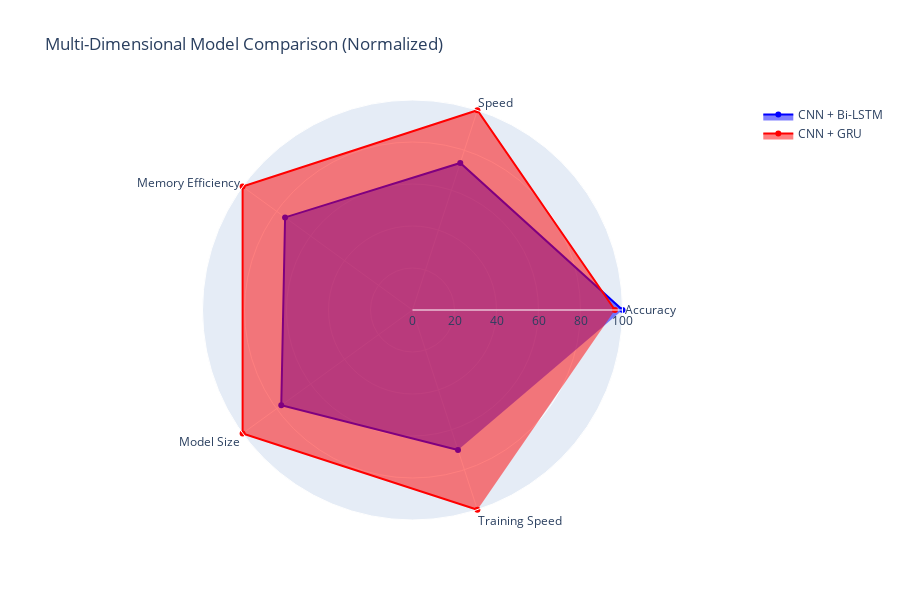

Notebook code cell kept with this figure:
### Code cell
# Radar chart for multi-dimensional comparison
categories = ['Accuracy', 'Speed', 'Memory\nEfficiency', 'Model Size', 'Training\nSpeed']

# Normalize metrics (0-100 scale, higher is better)
bilstm_scores = [
    91.5,  # Accuracy
    (1 / 182) * 1000,  # Speed (inverse of time)
    (1 / 1024) * 1000,  # Memory efficiency
    (1 / 145) * 100,  # Model size efficiency
    (1 / np.mean(history_bilstm['epoch_time'])) * 100  # Training speed
]

gru_scores = [
    88.2,
    (1 / 134) * 1000,
    (1 / 768) * 1000,
    (1 / 112) * 100,
    (1 / np.mean(history_gru['epoch_time'])) * 100
]

# Normalize to 0-100
max_scores = [max(bilstm_scores[i], gru_scores[i]) for i in range(len(categories))]
bilstm_normalized = [(bilstm_scores[i] / max_scores[i]) * 100 for i in range(len(categories))]
gru_normalized = [(gru_scores[i] / max_scores[i]) * 100 for i in range(len(categories))]

fig = go.Figure()

fig.add_trace(go.Scatterpolar(
    r=bilstm_normalized,
    theta=categories,
    fill='toself',
    name='CNN + Bi-LSTM',
    line_color='blue'
))

fig.add_trace(go.Scatterpolar(
    r=gru_normalized,
    theta=categories,
    fill='toself',
    name='CNN + GRU',
    line_color='red'
))

fig.update_layout(
    polar=dict(
        radialaxis=dict(
            visible=True,
            range=[0, 100]
        )),
    showlegend=True,
    title='Multi-Dimensional Model Comparison (Normalized)',
    height=600
)

fig.show()

### Figure 1 — Plotly figure (JSON) as saved in the notebook; plotly's stock layout.template omitted (floating-point values rounded to 4 significant figures)
{"data": [{"fill": "toself", "line": {"color": "blue"}, "name": "CNN + Bi-LSTM", "r": [100, 73.63, 75, 77.24, 70.12], "theta": ["Accuracy", "Speed", "Memory\nEfficiency", "Model Size", "Training\nSpeed"], "type": "scatterpolar"}, {"fill": "toself", "line": {"color": "red"}, "name": "CNN + GRU", "r": [96.39, 100, 100, 100, 100], "theta": ["Accuracy", "Speed", "Memory\nEfficiency", "Model Size", "Training\nSpeed"], "type": "scatterpolar"}], "layout": {"height": 600, "polar": {"radialaxis": {"range": [0, 100], "visible": true}}, "showlegend": true, "title": {"text": "Multi-Dimensional Model Comparison (Normalized)"}}}
